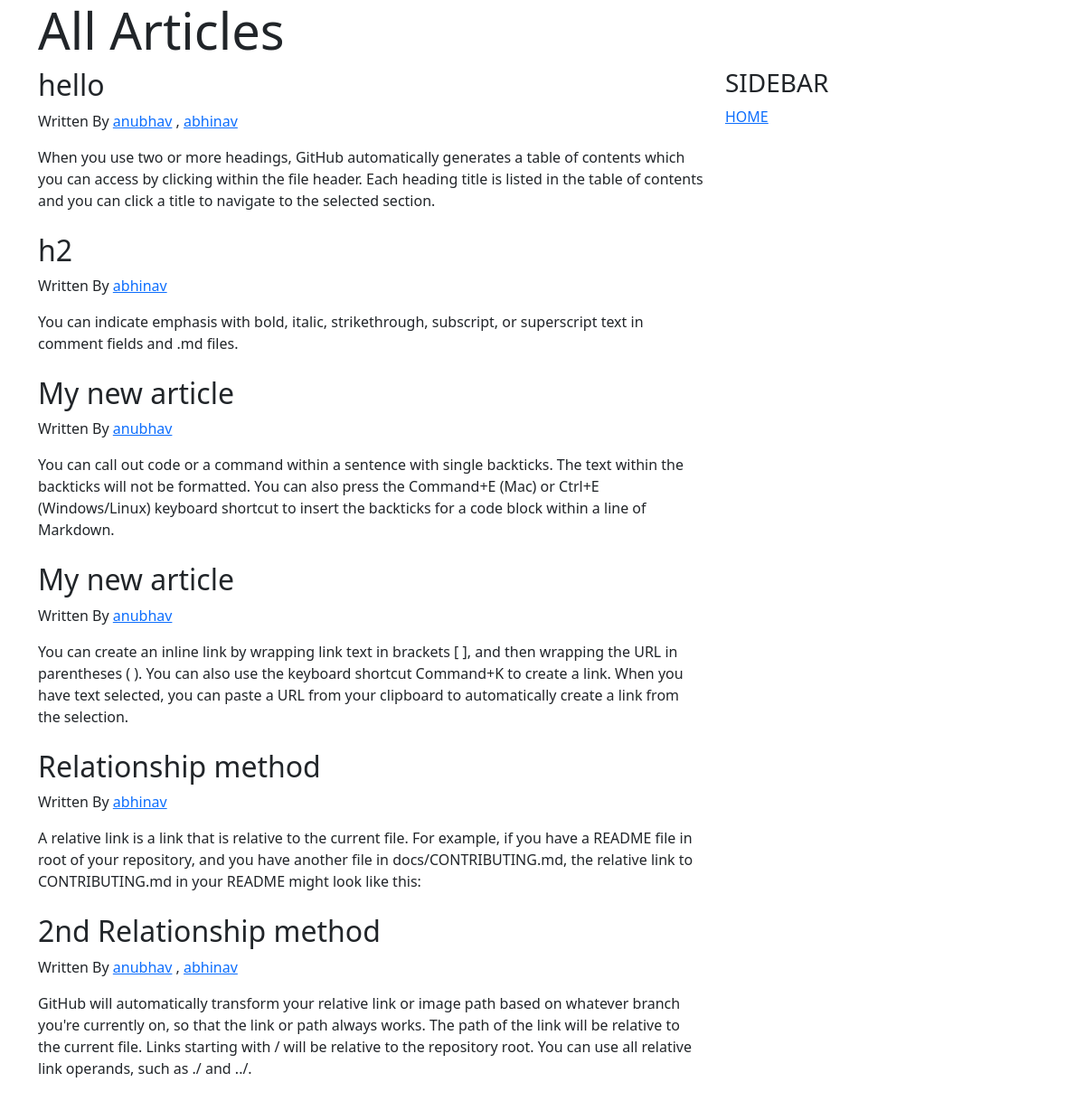
The page / on the database its author committed.
### application/models.py (models this page shows)
class Article(db.Model):
    __tablename__ = 'article'
    article_id = db.Column(db.Integer, autoincrement = True, primary_key = True)
    title = db.Column(db.String)
    content = db.Column(db.String)
    authors = db.relationship("User", secondary = "article_authors")

class User(db.Model):
    __tablename__ = 'user'
    user_id = db.Column(db.Integer, autoincrement = True, primary_key = True)
    username = db.Column(db.String,unique = True)
    email = db.Column(db.String,unique = True)

### application/controllers.py (the view)
@app.route("/",methods = ["GET","POST"])
def articles():
    articles = Article.query.all()
    return render_template('articles.html',articles = articles)

### templates/articles.html (shortened to what this page needs)
<!DOCTYPE html>
<html>
    <head>
    <link href="{{ url_for('static',filename='bootstrap/css/bootstrap.min.css') }}" rel="stylesheet" type ="text/css">
    <link href="{{ url_for('static',filename='style.css') }}" rel="stylesheet" type ="text/css">
    </head>
    <body>
        <div class="container">
                <div class = "jumbotron">
                    <h1 class = "display-4">All Articles</h1>
                </div>
                <div class="row">
                    <div class="col-md-8">
                        {% for article in articles %}
                        <div>
                            <h2>{{ article["title"] }}</h2>
                            <p>Written By
                                {% for author in article["authors"] %}
                                <a href = '/articles_by/{{ author["username"] }}'>{{ author["username"] }}</a>
                                {% if not loop.last %}
                                ,
                                {% endif %}
                                {% endfor %}
                            </p>
                            <div>
                                {{ article["content"] }}
                            </div>
                        </div>
                        <br>
                        {% endfor %}
                    </div>
                    <div class="col-md-4">
                        <h3>SIDEBAR</h3>
                        <a href="/">HOME</a>
                    </div>
                </div>
        </div>
    </body>
</html>
</html>

### rows shown on the page
Article: title "hello", content "When you use two or more headings, GitHub automatically generates a table of contents which you can access by clicking within the file header. Each heading title is listed in the table of contents and you can click a title to navigate to the selected section."
User: username "anubhav"
User: username "abhinav"
Article: title "h2", content "You can indicate emphasis with bold, italic, strikethrough, subscript, or superscript text in comment fields and .md files."
Article: title "My new article", content "You can call out code or a command within a sentence with single backticks. The text within the backticks will not be formatted. You can also press the Command+E (Mac) or Ctrl+E (Windows/Linux) keyboard shortcut to insert the backticks for a code block within a line of Markdown."
Article: title "My new article", content "You can create an inline link by wrapping link text in brackets [ ], and then wrapping the URL in parentheses ( ). You can also use the keyboard shortcut Command+K to create a link. When you have text selected, you can paste a URL from your clipboard to automatically create a link from the selection."
Article: title "Relationship method", content "A relative link is a link that is relative to the current file. For example, if you have a README file in root of your repository, and you have another file in docs/CONTRIBUTING.md, the relative link to CONTRIBUTING.md in your README might look like this:"
Article: title "2nd Relationship method", content "GitHub will automatically transform your relative link or image path based on whatever branch you're currently on, so that the link or path always works. The path of the link will be relative to the current file. Links starting with / will be relative to the repository root. You can use all relative link operands, such as ./ and ../."
